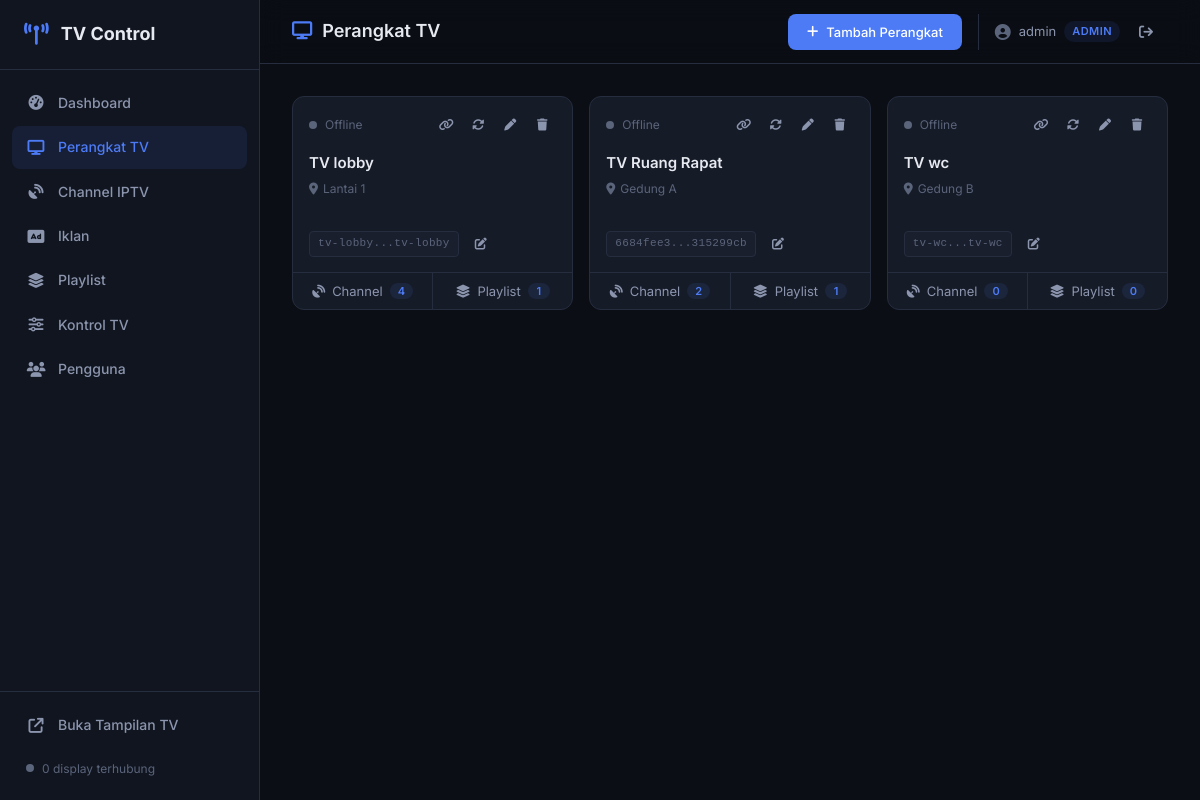
The app's page /admin/devices (signed in) with its own data.
### models.py (models this page shows)
class Device(db.Model):
    id = db.Column(db.Integer, primary_key=True)
    name = db.Column(db.String(200), nullable=False)
    location = db.Column(db.String(200), default='')
    token = db.Column(db.String(64), unique=True, nullable=False,
                      default=lambda: secrets.token_hex(16))
    is_active = db.Column(db.Boolean, default=True)
    created_at = db.Column(db.DateTime, default=datetime.utcnow)
    channels = db.relationship(
        'DeviceChannel', backref='device', lazy=True, cascade='all, delete-orphan'
    )
    playlists = db.relationship(
        'DevicePlaylist', backref='device', lazy=True, cascade='all, delete-orphan'
    )

### app.py (the view)
@app.route('/admin/devices')
@admin_required
def admin_devices():
    devices = Device.query.order_by(Device.created_at).all()
    channels = Channel.query.filter_by(is_active=True).order_by(Channel.group, Channel.name).all()
    playlists = Playlist.query.filter_by(is_active=True).all()
    return render_template('devices.html', page='devices',
                           devices=devices, channels=channels, playlists=playlists)

### app.py (called while the page is built, shortened)
def admin_required(f):
    @wraps(f)
    def decorated(*args, **kwargs):
        if AdminUser.query.count() == 0:
            if request.path.startswith('/api/'):
                return jsonify({'error': 'Setup belum selesai'}), 403
            return redirect(url_for('setup'))
        if not session.get('admin_logged_in'):
            if request.path.startswith('/api/'):
                return jsonify({'error': 'Unauthorized'}), 401
            return redirect(url_for('login', next=request.path))
        role = session.get('admin_role')
        if role != 'admin':
            if request.path.startswith('/api/'):
                return jsonify({'error': 'Forbidden'}), 403
            return redirect(url_for('admin_dashboard'))
        return f(*args, **kwargs)
    return decorated

### templates/devices.html (shortened to what this page needs)
{% extends "base.html" %}
{% block header %}
<i class="fa-solid fa-display"></i> Perangkat TV
{% endblock %}
{% block actions %}
<button class="btn btn-primary" onclick="openModal('device-modal'); resetDeviceForm();">
    <i class="fa-solid fa-plus"></i> Tambah Perangkat
</button>
{% endblock %}
{% block content %}
{% if devices %}
<div class="devices-grid">
    {% for dev in devices %}
    <div class="device-card" id="device-card-{{ dev.id }}" data-id="{{ dev.id }}"
         data-token="{{ dev.token }}">
        <div class="device-card-top">
            <div class="device-card-status">
                <span class="status-dot {% if dev.token in connected_displays %}online{% endif %}"
                      id="dot-{{ dev.id }}"></span>
                <span class="device-online-text" id="online-{{ dev.id }}">
                    {% if dev.token in connected_displays %}Online{% else %}Offline{% endif %}
                </span>
            </div>
            <div class="device-card-actions">
                <button class="btn-icon sm" title="Salin URL Display"
                        onclick="copyDisplayUrl('{{ dev.token }}')">
                    <i class="fa-solid fa-link"></i>
                </button>
                <button class="btn-icon sm" title="Buat Token Baru"
                        onclick="regenerateToken({{ dev.id }})">
                    <i class="fa-solid fa-rotate"></i>
                </button>
                <button class="btn-icon sm" title="Edit"
                        onclick="editDevice({{ dev.id }}, '{{ dev.name }}', '{{ dev.location }}')">
                    <i class="fa-solid fa-pen"></i>
                </button>
                <button class="btn-icon sm danger" title="Hapus"
                        onclick="deleteDevice({{ dev.id }}, '{{ dev.name }}')">
                    <i class="fa-solid fa-trash"></i>
                </button>
            </div>
        </div>
        <div class="device-card-body">
            <div class="device-name">{{ dev.name }}</div>
            {% if dev.location %}
            <div class="device-location">
                <i class="fa-solid fa-location-dot"></i> {{ dev.location }}
            </div>
            {% endif %}
            <div class="device-mode-info" id="mode-{{ dev.id }}">
            </div>
            <div class="device-token-row">
                <span class="device-token-text" id="token-text-{{ dev.id }}">
                    {{ dev.token[:8] }}...{{ dev.token[-8:] }}
                </span>
                <button class="btn-icon sm" title="Edit Token"
                        onclick="openEditTokenModal({{ dev.id }}, '{{ dev.token }}')">
                    <i class="fa-solid fa-pen-to-square"></i>
                </button>
            </div>
        </div>
        <div class="device-card-footer">
            <button class="device-assign-btn" onclick="openAssignModal({{ dev.id }}, 'channels')">
                <i class="fa-solid fa-satellite-dish"></i>
                <span>Channel</span>
                <span class="assign-count" id="ch-count-{{ dev.id }}">
                    {{ dev.channels|length }}
                </span>
            </button>
            <button class="device-assign-btn" onclick="openAssignModal({{ dev.id }}, 'playlists')">
                <i class="fa-solid fa-layer-group"></i>
                <span>Playlist</span>
                <span class="assign-count" id="pl-count-{{ dev.id }}">
                    {{ dev.playlists|length }}
                </span>
            </button>
        </div>
    </div>
    {% endfor %}
</div>
{% endif %}
{% endblock %}

### static/css/admin.css (style rules this page uses)
:root { --bg-primary: #0b0e14; --bg-secondary: #111520; --bg-card: #161b28; --bg-card-hover: #1c2235; --bg-input: #1a1f2e; --border: #252d3f; --border-light: #2e3750; --accent: #4c7bf5; --accent-hover: #6390ff; --accent-subtle: rgba(76, 123, 245, 0.1); --success: #2dd4a0; --success-subtle: rgba(45, 212, 160, 0.1); --warning: #f5a623; --warning-subtle: rgba(245, 166, 35, 0.1); --danger: #f56565; --danger-subtle: rgba(245, 101, 101, 0.1); --text-primary: #e6e9f0; --text-secondary: #8b95ad; --text-muted: #5a647a; --sidebar-width: 260px; --topbar-height: 64px; --radius: 8px; --radius-lg: 12px; --shadow: 0 1px 3px rgba(0, 0, 0, 0.3); --shadow-lg: 0 4px 12px rgba(0, 0, 0, 0.4); --transition: 0.2s ease; }
*, *::before, *::after { box-sizing: border-box; margin: 0; padding: 0; }
body { font-family: 'Inter', -apple-system, BlinkMacSystemFont, 'Segoe UI', Roboto, sans-serif; font-size: 14px; line-height: 1.6; color: var(--text-primary); background: var(--bg-primary); -webkit-font-smoothing: antialiased; overflow-y: auto; }
.page-title i { color: var(--accent); font-size: 18px; }
.btn { display: inline-flex; align-items: center; gap: 8px; padding: 9px 18px; border-radius: var(--radius); font-size: 13px; font-weight: 500; font-family: inherit; border: 1px solid transparent; cursor: pointer; transition: all var(--transition); white-space: nowrap; }
.btn-primary { background: var(--accent); color: #fff; }
.btn-icon { display: inline-flex; align-items: center; justify-content: center; width: 36px; height: 36px; border: none; background: none; color: var(--text-secondary); font-size: 14px; cursor: pointer; border-radius: var(--radius); transition: all var(--transition); }
.btn-icon.sm { width: 28px; height: 28px; font-size: 12px; }
.status-dot { width: 8px; height: 8px; border-radius: 50%; background: var(--text-muted); display: inline-block; flex-shrink: 0; }
.devices-grid { display: grid; grid-template-columns: repeat(auto-fill, minmax(280px, 1fr)); gap: 16px; }
.device-card { background: var(--bg-card); border: 1px solid var(--border); border-radius: var(--radius-lg); display: flex; flex-direction: column; transition: border-color var(--transition); }
.device-card-top { display: flex; align-items: center; justify-content: space-between; padding: 14px 16px 0; }
.device-card-status { display: flex; align-items: center; gap: 8px; font-size: 12px; color: var(--text-muted); }
.device-online-text { font-size: 12px; color: var(--text-muted); }
.device-card-actions { display: flex; align-items: center; gap: 4px; }
.device-card-body { padding: 12px 16px 14px; flex: 1; }
.device-name { font-size: 15px; font-weight: 600; color: var(--text-primary); margin-bottom: 4px; }
.device-location { font-size: 12px; color: var(--text-muted); display: flex; align-items: center; gap: 5px; margin-bottom: 6px; }
.device-mode-info { font-size: 12px; color: var(--text-secondary); min-height: 18px; margin-bottom: 8px; }
.device-token-row { display: flex; align-items: center; gap: 8px; }
.device-token-text { font-family: 'SF Mono', 'Fira Code', monospace; font-size: 11px; color: var(--text-muted); background: var(--bg-input); border: 1px solid var(--border); border-radius: 4px; padding: 3px 8px; letter-spacing: 0.03em; }
.device-card-footer { border-top: 1px solid var(--border); display: flex; }
.device-assign-btn { flex: 1; display: flex; align-items: center; justify-content: center; gap: 7px; padding: 10px 12px; background: transparent; border: none; border-right: 1px solid var(--border); color: var(--text-secondary); font-size: 13px; font-family: inherit; cursor: pointer; transition: all var(--transition); }
.device-assign-btn:last-child { border-right: none; }
.assign-count { background: var(--accent-subtle); color: var(--accent); border-radius: 20px; padding: 1px 8px; font-size: 11px; font-weight: 600; min-width: 22px; text-align: center; }

### records on screen
Device: shows "Offline", name "TV lobby", location "Lantai 1", token "tv-lobby", channels|length "4", playlists|length "1"
Device: shows "Offline", name "TV Ruang Rapat", location "Gedung A", token "6684fee3", token "315299cb", channels|length "2", playlists|length "1"
Device: shows "Offline", name "TV wc", location "Gedung B", token "tv-wc", channels|length "0", playlists|length "0"

### other values on screen
{{ session.admin_username }} "admin"
{{ 'Admin' if session.admin_role == 'admin' else 'User' }} "ADMIN"
